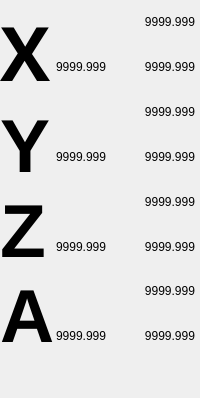
              <widget class="QWidget" name="manualPage">
               <layout class="QHBoxLayout" name="horizontalLayout">
                <property name="spacing">
                 <number>0</number>
                </property>
                <property name="leftMargin">
                 <number>0</number>
                </property>
                <property name="topMargin">
                 <number>0</number>
                </property>
                <property name="rightMargin">
                 <number>0</number>
                </property>
                <property name="bottomMargin">
                 <number>0</number>
                </property>
                <item>
                 <layout class="QHBoxLayout" name="horizontalLayout_3" stretch="0">
                  <property name="spacing">
                   <number>1</number>
                  </property>
                  <item>
                   <layout class="QVBoxLayout" name="verticalLayout_7">
                    <property name="rightMargin">
                     <number>5</number>
                    </property>
                    <item>
                     <layout class="QHBoxLayout" name="horizontalLayout_26" stretch="1,12">
                      <item>
                       <layout class="QVBoxLayout" name="verticalLayout_15">
                        <item>
                         <widget class="QLabel" name="axis_label_0">
                          <property name="font">
                           <font>
                            <family>Noto Sans</family>
                            <pointsize>56</pointsize>
                            <weight>75</weight>
                            <italic>false</italic>
                            <bold>true</bold>
                           </font>
                          </property>
                          <property name="text">
                           <string>X</string>
                          </property>
                          <property name="alignment">
                           <set>Qt::AlignLeading|Qt::AlignLeft|Qt::AlignVCenter</set>
                          </property>
                         </widget>
                        </item>
                        <item>
                         <widget class="QLabel" name="axis_label_1">
                          <property name="font">
                           <font>
                            <pointsize>56</pointsize>
                            <weight>75</weight>
                            <bold>true</bold>
                           </font>
                          </property>
                          <property name="text">
                           <string>Y</string>
                          </property>
                          <property name="alignment">
                           <set>Qt::AlignLeading|Qt::AlignLeft|Qt::AlignVCenter</set>
                          </property>
                         </widget>
                        </item>
                        <item>
                         <widget class="QLabel" name="axis_label_2">
                          <property name="font">
                           <font>
                            <pointsize>56</pointsize>
                            <weight>75</weight>
                            <bold>true</bold>
                           </font>
                          </property>
                          <property name="text">
                           <string>Z</string>
                          </property>
                          <property name="alignment">
                           <set>Qt::AlignLeading|Qt::AlignLeft|Qt::AlignVCenter</set>
                          </property>
                         </widget>
                        </item>
                        <item>
                         <widget class="QLabel" name="axis_label_3">
                          <property name="font">
                           <font>
                            <pointsize>56</pointsize>
                            <weight>75</weight>
                            <bold>true</bold>
                           </font>
                          </property>
                          <property name="text">
                           <string>A</string>
                          </property>
                          <property name="alignment">
                           <set>Qt::AlignLeading|Qt::AlignLeft|Qt::AlignVCenter</set>
                          </property>
                         </widget>
                        </item>
                       </layout>
                      </item>
                      <item>
                       <layout class="QVBoxLayout" name="verticalLayout_16">
                        <item>
                         <layout class="QVBoxLayout" name="verticalLayout_18">
                          <item>
                           <widget class="QLabel" name="drolabel_main_0">
                            <property name="text">
                             <string>9999.999</string>
                            </property>
                            <property name="alignment">
                             <set>Qt::AlignRight|Qt::AlignTrailing|Qt::AlignVCenter</set>
                            </property>
                           </widget>
                          </item>
                          <item>
                           <layout class="QHBoxLayout" name="horizontalLayout_28">
                            <item>
                             <widget class="QLabel" name="drolabel_dtg_0">
                              <property name="text">
                               <string>9999.999</string>
                              </property>
                             </widget>
                            </item>
                            <item>
                             <widget class="QLabel" name="drolabel_sec_0">
                              <property name="text">
                               <string>9999.999</string>
                              </property>
                              <property name="alignment">
                               <set>Qt::AlignRight|Qt::AlignTrailing|Qt::AlignVCenter</set>
                              </property>
                             </widget>
                            </item>
                           </layout>
                          </item>
                         </layout>
                        </item>
                        <item>
                         <layout class="QVBoxLayout" name="verticalLayout_19">
                          <item>
                           <widget class="QLabel" name="drolabel_main_1">
                            <property name="text">
                             <string>9999.999</string>
                            </property>
                            <property name="alignment">
                             <set>Qt::AlignRight|Qt::AlignTrailing|Qt::AlignVCenter</set>
                            </property>
                           </widget>
                          </item>
                          <item>
                           <layout class="QHBoxLayout" name="horizontalLayout_27">
                            <item>
                             <widget class="QLabel" name="drolabel_dtg_1">
                              <property name="text">
                               <string>9999.999</string>
                              </property>
                             </widget>
                            </item>
                            <item>
                             <widget class="QLabel" name="drolabel_sec_1">
                              <property name="text">
                               <string>9999.999</string>
                              </property>
                              <property name="alignment">
                               <set>Qt::AlignRight|Qt::AlignTrailing|Qt::AlignVCenter</set>
                              </property>
                             </widget>
                            </item>
                           </layout>
                          </item>
                         </layout>
                        </item>
                        <item>
                         <layout class="QVBoxLayout" name="verticalLayout_20">
                          <item>
                           <widget class="QLabel" name="drolabel_main_2">
                            <property name="text">
                             <string>9999.999</string>
                            </property>
                            <property name="alignment">
                             <set>Qt::AlignRight|Qt::AlignTrailing|Qt::AlignVCenter</set>
                            </property>
                           </widget>
                          </item>
                          <item>
                           <layout class="QHBoxLayout" name="horizontalLayout_17">
                            <item>
                             <widget class="QLabel" name="drolabel_dtg_2">
                              <property name="text">
                               <string>9999.999</string>
                              </property>
                             </widget>
                            </item>
                            <item>
                             <widget class="QLabel" name="drolabel_sec_2">
                              <property name="text">
                               <string>9999.999</string>
                              </property>
                              <property name="alignment">
                               <set>Qt::AlignRight|Qt::AlignTrailing|Qt::AlignVCenter</set>
                              </property>
                             </widget>
                            </item>
                           </layout>
                          </item>
                         </layout>
                        </item>
                        <item>
                         <layout class="QVBoxLayout" name="verticalLayout_21">
                          <item>
                           <widget class="QLabel" name="drolabel_main_3">
                            <property name="text">
                             <string>9999.999</string>
                            </property>
                            <property name="alignment">
                             <set>Qt::AlignRight|Qt::AlignTrailing|Qt::AlignVCenter</set>
                            </property>
                           </widget>
                          </item>
                          <item>
                           <layout class="QHBoxLayout" name="horizontalLayout_16">
                            <item>
                             <widget class="QLabel" name="drolabel_dtg_3">
                              <property name="text">
                               <string>9999.999</string>
                              </property>
                             </widget>
                            </item>
                            <item>
                             <widget class="QLabel" name="drolabel_sec_3">
                              <property name="text">
                               <string>9999.999</string>
                              </property>
                              <property name="alignment">
                               <set>Qt::AlignRight|Qt::AlignTrailing|Qt::AlignVCenter</set>
                              </property>
                             </widget>
                            </item>
                           </layout>
                          </item>
                         </layout>
                        </item>
                       </layout>
                      </item>
                     </layout>
                    </item>
                    <item>
                     <spacer name="verticalSpacer_2">
                      <property name="orientation">
                       <enum>Qt::Vertical</enum>
                      </property>
                      <property name="sizeHint" stdset="0">
                       <size>
                        <width>20</width>
                        <height>40</height>
                       </size>
                      </property>
                     </spacer>
                    </item>
                   </layout>
                  </item>
                 </layout>
                </item>
               </layout>
              </widget>
